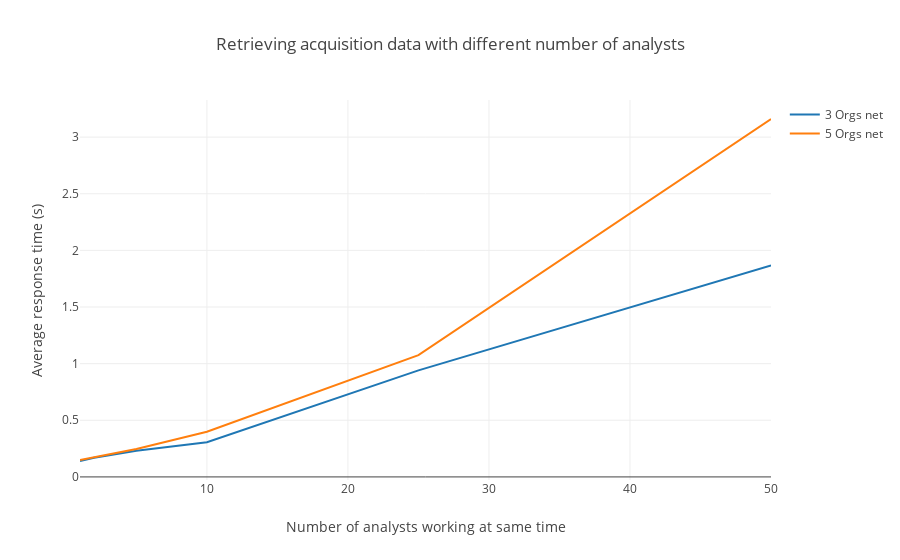

The notebook cell saved with this chart:
### Markdown cell above
### Average times when retrieving acquisition data (ANTIGUO)

### Code cell
# 3 Orgs net data
threeOrgs = [0.1405, 0.1698, 0.2312, 0.3057, 0.9404, 1.8678]
# 5 Orgs net data
fiveOrgs = [0.1497, 0.1729, 0.2464, 0.3989, 1.0756, 3.16]

avgGetAcquisitions(threeOrgs, fiveOrgs)

### Figure 1 — Plotly figure (JSON) as saved in the notebook; plotly's stock layout.template omitted (floating-point values rounded to 4 significant figures)
{"data": [{"mode": "lines", "name": "3 Orgs net", "type": "scatter", "uid": "45d6bd0d-e28c-43e7-9498-cd0750ee5bd5", "x": [1, 2, 5, 10, 25, 50], "y": [0.1405, 0.1698, 0.2312, 0.3057, 0.9404, 1.868]}, {"mode": "lines", "name": "5 Orgs net", "type": "scatter", "uid": "ba3cabab-0ede-4b8b-90e6-25d05e26c629", "x": [1, 2, 5, 10, 25, 50], "y": [0.1497, 0.1729, 0.2464, 0.3989, 1.076, 3.16]}], "layout": {"barmode": "group", "title": {"text": "Retrieving acquisition data with different number of analysts"}, "xaxis": {"title": {"text": "Number of analysts working at same time"}}, "yaxis": {"title": {"text": "Average response time (s)"}}}}
